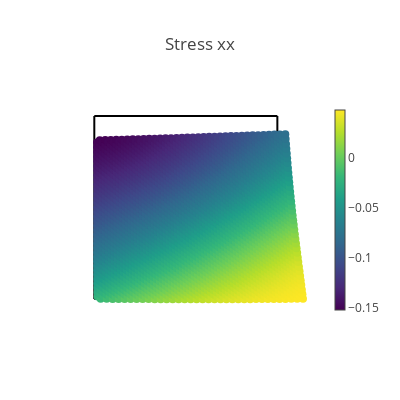
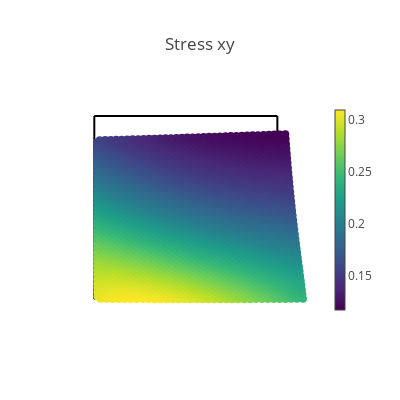
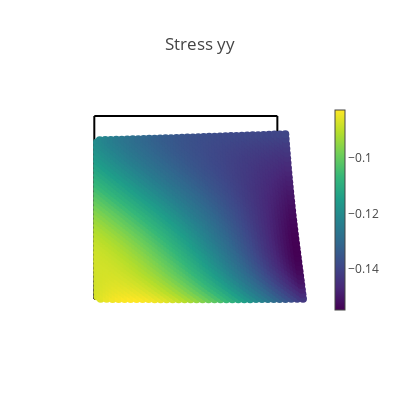
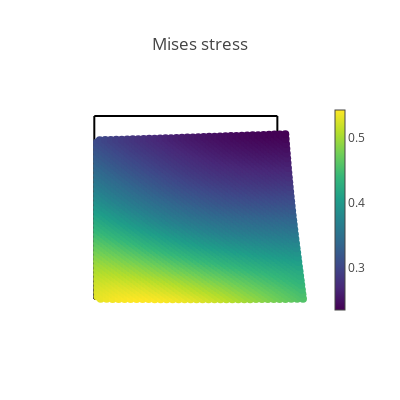

The notebook cell saved with these charts, in order:
### Markdown cell above
## Visualization of results

### Code cell
# Create a validation domain different from the training domain
val_x, val_y = np.meshgrid(np.linspace(0, 2*L, 100), np.linspace(0, 2*L, 100))
val_domain = np.vstack([val_x.ravel(), val_y.ravel()]).T

mask_right_top = np.tan(alpha)*(-val_domain[:, 0]+(1/np.tan(alpha)*3*L*np.sin(alpha))) >= val_domain[:,1]
mask_left_top = np.tan(alpha)*(val_domain[mask_right_top][:, 0]+(1/np.tan(alpha)*L*np.sin(alpha))) >= val_domain[mask_right_top][:, 1]
mask_right_bottom = np.tan(alpha)*(val_domain[mask_right_top][mask_left_top][:, 0] - (1/np.tan(alpha)*L*np.sin(alpha))) <= val_domain[mask_right_top][mask_left_top][:,1]
mask_left_bottom = np.tan(alpha)*(-val_domain[mask_right_top][mask_left_top][mask_right_bottom][:, 0] + (1/np.tan(alpha)*L*np.sin(alpha))) <= val_domain[mask_right_top][mask_left_top][mask_right_bottom][:,1]
val = torch.tensor(point_rotation(beta, val_domain[mask_right_top][mask_left_top][mask_right_bottom][mask_left_bottom]), requires_grad=True).double()


# Compute model predictions on the validation domain
disp = net(val)
def_val = val + disp
def_val = torch_point_rotation(torch.tensor(beta - 1/4*np.pi), def_val)
stress = torch.vmap(sigma)(val)
print("hallo",np.shape(stress))
#rotated_stress = torch_point_rotation(torch.tensor(beta - 1/4*np.pi), torch_point_rotation(torch.tensor(-beta + 1/4*np.pi), stress))
mises = torch.sqrt(
    stress[:, 0, 0] ** 2
    + stress[:, 1, 1] ** 2
    - stress[:, 0, 0] * stress[:, 1, 1]
    + 3 * stress[:, 0, 1] ** 2
)
# print([loss.item() for loss in compute_les(val)])

@torch.no_grad()
def make_plot(x, y, variable, title, cmap=sequential.Viridis, size=8.0):
    fig = go.Figure()

    rotated_left_top = torch_point_rotation(torch.tensor(beta - 1/4*np.pi), left_top)
    rotated_left_bottom = torch_point_rotation(torch.tensor(beta - 1/4*np.pi), left_bottom)
    rotated_right_top = torch_point_rotation(torch.tensor(beta - 1/4*np.pi), right_top)
    rotated_right_bottom = torch_point_rotation(torch.tensor(beta - 1/4*np.pi), right_bottom)


    # Plot boundaries
    m = dict(color="black")
    fig.add_trace(go.Scatter(x=rotated_left_top[:, 0], y=rotated_left_top[:, 1], mode="lines", marker=m))
    fig.add_trace(go.Scatter(x=rotated_left_bottom[:, 0], y=rotated_left_bottom[:, 1], mode="lines", marker=m))
    fig.add_trace(go.Scatter(x=rotated_right_top[:, 0], y=rotated_right_top[:, 1], mode="lines", marker=m))
    fig.add_trace(go.Scatter(x=rotated_right_bottom[:, 0], y=rotated_right_bottom[:, 1], mode="lines", marker=m))

    # Plot variable values
    m = dict(color=variable, colorscale=cmap, size=size, colorbar=dict(thickness=10))
    fig.add_trace(go.Scatter(x=x, y=y, marker=m, mode="markers"))

    # plot settings
    fig.layout.yaxis.scaleanchor = "x"
    fig.update_layout(
        template="none", width=400, height=400, title=title, showlegend=False
    )
    fig.update_xaxes(visible=False)
    fig.update_yaxes(visible=False)
    fig.show()


# Compute data error
print(np.shape(val))
s_data = func(val) 
print(np.shape(s_data))
s_pred = torch.vmap(sigma)(val)
print(np.shape(s_pred))
ds_xx = s_data[:, 0] - s_pred[:, 0, 0]
ds_yy = s_data[:, 1] - s_pred[:, 1, 1]
ds_xy = s_data[:, 2] - s_pred[:, 0, 1]


# Plot stresses
make_plot(*def_val.T, stress[:, 0, 0], "Stress xx")
make_plot(*def_val.T, stress[:, 0, 1], "Stress xy")
make_plot(*def_val.T, stress[:, 1, 1], "Stress yy")
make_plot(*def_val.T, mises, "Mises stress")

# Plot displacements
make_plot(*def_val.T, disp[:, 0], "Displacement in x", cmap=sequential.Inferno)
make_plot(*def_val.T, disp[:, 1], "Displacement in y", cmap=sequential.Inferno)

# Plot stress errors
cmap = sequential.RdBu_r
make_plot(*val[:, 0:2].T, ds_xx, "Stress error xx", size=2.0, cmap=cmap)
make_plot(*val[:, 0:2].T, ds_yy, "Stress error yy", size=2.0, cmap=cmap)
make_plot(*val[:, 0:2].T, ds_xy, "Stress error xy", size=2.0, cmap=cmap)

### Figure 1 — Plotly figure (JSON) as saved in the notebook; plotly's stock layout.template omitted (floating-point values rounded to 4 significant figures; data arrays with more than 128 entries replaced by an {"elided": "..."} marker saying what was removed)
{"data": [{"marker": {"color": "black"}, "mode": "lines", "type": "scatter", "x": [0.5, 0.5417, 0.5833, 0.625, 0.6667, 0.7083, 0.75, 0.7917, 0.8333, 0.875, 0.9167, 0.9583, 1, 1.042, 1.083, 1.125, 1.167, 1.208, 1.25, 1.292, 1.333, 1.375, 1.417, 1.458, 1.5], "y": [0.5, 0.5, 0.5, 0.5, 0.5, 0.5, 0.5, 0.5, 0.5, 0.5, 0.5, 0.5, 0.5, 0.5, 0.5, 0.5, 0.5, 0.5, 0.5, 0.5, 0.5, 0.5, 0.5, 0.5, 0.5]}, {"marker": {"color": "black"}, "mode": "lines", "type": "scatter", "x": [0.5, 0.5, 0.5, 0.5, 0.5, 0.5, 0.5, 0.5, 0.5, 0.5, 0.5, 0.5, 0.5, 0.5, 0.5, 0.5, 0.5, 0.5, 0.5, 0.5, 0.5, 0.5, 0.5, 0.5, 0.5], "y": [0.5, 0.4583, 0.4167, 0.375, 0.3333, 0.2917, 0.25, 0.2083, 0.1667, 0.125, 0.08333, 0.04167, 5.551e-17, -0.04167, -0.08333, -0.125, -0.1667, -0.2083, -0.25, -0.2917, -0.3333, -0.375, -0.4167, -0.4583, -0.5]}, {"marker": {"color": "black"}, "mode": "lines", "type": "scatter", "x": [1.5, 1.5, 1.5, 1.5, 1.5, 1.5, 1.5, 1.5, 1.5, 1.5, 1.5, 1.5, 1.5, 1.5, 1.5, 1.5, 1.5, 1.5, 1.5, 1.5, 1.5, 1.5, 1.5, 1.5, 1.5], "y": [0.5, 0.4583, 0.4167, 0.375, 0.3333, 0.2917, 0.25, 0.2083, 0.1667, 0.125, 0.08333, 0.04167, 1.11e-16, -0.04167, -0.08333, -0.125, -0.1667, -0.2083, -0.25, -0.2917, -0.3333, -0.375, -0.4167, -0.4583, -0.5]}, {"marker": {"color": "black"}, "mode": "lines", "type": "scatter", "x": [0.5, 0.5417, 0.5833, 0.625, 0.6667, 0.7083, 0.75, 0.7917, 0.8333, 0.875, 0.9167, 0.9583, 1, 1.042, 1.083, 1.125, 1.167, 1.208, 1.25, 1.292, 1.333, 1.375, 1.417, 1.458, 1.5], "y": [-0.5, -0.5, -0.5, -0.5, -0.5, -0.5, -0.5, -0.5, -0.5, -0.5, -0.5, -0.5, -0.5, -0.5, -0.5, -0.5, -0.5, -0.5, -0.5, -0.5, -0.5, -0.5, -0.5, -0.5, -0.5]}, {"marker": {"color": {"elided": "2485 float values"}, "colorbar": {"thickness": 10}, "colorscale": [[0, "#440154"], [0.1111, "#482878"], [0.2222, "#3e4989"], [0.3333, "#31688e"], [0.4444, "#26828e"], [0.5556, "#1f9e89"], [0.6667, "#35b779"], [0.7778, "#6ece58"], [0.8889, "#b5de2b"], [1, "#fde725"]], "size": 8}, "mode": "markers", "type": "scatter", "x": {"elided": "2485 float values"}, "y": {"elided": "2485 float values"}}], "layout": {"height": 400, "showlegend": false, "title": {"text": "Stress xx"}, "width": 400, "xaxis": {"visible": false}, "yaxis": {"scaleanchor": "x", "visible": false}}}

### Figure 2 — Plotly figure (JSON) as saved in the notebook; plotly's stock layout.template omitted (floating-point values rounded to 4 significant figures; data arrays with more than 128 entries replaced by an {"elided": "..."} marker saying what was removed)
{"data": [{"marker": {"color": "black"}, "mode": "lines", "type": "scatter", "x": [0.5, 0.5417, 0.5833, 0.625, 0.6667, 0.7083, 0.75, 0.7917, 0.8333, 0.875, 0.9167, 0.9583, 1, 1.042, 1.083, 1.125, 1.167, 1.208, 1.25, 1.292, 1.333, 1.375, 1.417, 1.458, 1.5], "y": [0.5, 0.5, 0.5, 0.5, 0.5, 0.5, 0.5, 0.5, 0.5, 0.5, 0.5, 0.5, 0.5, 0.5, 0.5, 0.5, 0.5, 0.5, 0.5, 0.5, 0.5, 0.5, 0.5, 0.5, 0.5]}, {"marker": {"color": "black"}, "mode": "lines", "type": "scatter", "x": [0.5, 0.5, 0.5, 0.5, 0.5, 0.5, 0.5, 0.5, 0.5, 0.5, 0.5, 0.5, 0.5, 0.5, 0.5, 0.5, 0.5, 0.5, 0.5, 0.5, 0.5, 0.5, 0.5, 0.5, 0.5], "y": [0.5, 0.4583, 0.4167, 0.375, 0.3333, 0.2917, 0.25, 0.2083, 0.1667, 0.125, 0.08333, 0.04167, 5.551e-17, -0.04167, -0.08333, -0.125, -0.1667, -0.2083, -0.25, -0.2917, -0.3333, -0.375, -0.4167, -0.4583, -0.5]}, {"marker": {"color": "black"}, "mode": "lines", "type": "scatter", "x": [1.5, 1.5, 1.5, 1.5, 1.5, 1.5, 1.5, 1.5, 1.5, 1.5, 1.5, 1.5, 1.5, 1.5, 1.5, 1.5, 1.5, 1.5, 1.5, 1.5, 1.5, 1.5, 1.5, 1.5, 1.5], "y": [0.5, 0.4583, 0.4167, 0.375, 0.3333, 0.2917, 0.25, 0.2083, 0.1667, 0.125, 0.08333, 0.04167, 1.11e-16, -0.04167, -0.08333, -0.125, -0.1667, -0.2083, -0.25, -0.2917, -0.3333, -0.375, -0.4167, -0.4583, -0.5]}, {"marker": {"color": "black"}, "mode": "lines", "type": "scatter", "x": [0.5, 0.5417, 0.5833, 0.625, 0.6667, 0.7083, 0.75, 0.7917, 0.8333, 0.875, 0.9167, 0.9583, 1, 1.042, 1.083, 1.125, 1.167, 1.208, 1.25, 1.292, 1.333, 1.375, 1.417, 1.458, 1.5], "y": [-0.5, -0.5, -0.5, -0.5, -0.5, -0.5, -0.5, -0.5, -0.5, -0.5, -0.5, -0.5, -0.5, -0.5, -0.5, -0.5, -0.5, -0.5, -0.5, -0.5, -0.5, -0.5, -0.5, -0.5, -0.5]}, {"marker": {"color": {"elided": "2485 float values"}, "colorbar": {"thickness": 10}, "colorscale": [[0, "#440154"], [0.1111, "#482878"], [0.2222, "#3e4989"], [0.3333, "#31688e"], [0.4444, "#26828e"], [0.5556, "#1f9e89"], [0.6667, "#35b779"], [0.7778, "#6ece58"], [0.8889, "#b5de2b"], [1, "#fde725"]], "size": 8}, "mode": "markers", "type": "scatter", "x": {"elided": "2485 float values"}, "y": {"elided": "2485 float values"}}], "layout": {"height": 400, "showlegend": false, "title": {"text": "Stress xy"}, "width": 400, "xaxis": {"visible": false}, "yaxis": {"scaleanchor": "x", "visible": false}}}

### Figure 3 — Plotly figure (JSON) as saved in the notebook; plotly's stock layout.template omitted (floating-point values rounded to 4 significant figures; data arrays with more than 128 entries replaced by an {"elided": "..."} marker saying what was removed)
{"data": [{"marker": {"color": "black"}, "mode": "lines", "type": "scatter", "x": [0.5, 0.5417, 0.5833, 0.625, 0.6667, 0.7083, 0.75, 0.7917, 0.8333, 0.875, 0.9167, 0.9583, 1, 1.042, 1.083, 1.125, 1.167, 1.208, 1.25, 1.292, 1.333, 1.375, 1.417, 1.458, 1.5], "y": [0.5, 0.5, 0.5, 0.5, 0.5, 0.5, 0.5, 0.5, 0.5, 0.5, 0.5, 0.5, 0.5, 0.5, 0.5, 0.5, 0.5, 0.5, 0.5, 0.5, 0.5, 0.5, 0.5, 0.5, 0.5]}, {"marker": {"color": "black"}, "mode": "lines", "type": "scatter", "x": [0.5, 0.5, 0.5, 0.5, 0.5, 0.5, 0.5, 0.5, 0.5, 0.5, 0.5, 0.5, 0.5, 0.5, 0.5, 0.5, 0.5, 0.5, 0.5, 0.5, 0.5, 0.5, 0.5, 0.5, 0.5], "y": [0.5, 0.4583, 0.4167, 0.375, 0.3333, 0.2917, 0.25, 0.2083, 0.1667, 0.125, 0.08333, 0.04167, 5.551e-17, -0.04167, -0.08333, -0.125, -0.1667, -0.2083, -0.25, -0.2917, -0.3333, -0.375, -0.4167, -0.4583, -0.5]}, {"marker": {"color": "black"}, "mode": "lines", "type": "scatter", "x": [1.5, 1.5, 1.5, 1.5, 1.5, 1.5, 1.5, 1.5, 1.5, 1.5, 1.5, 1.5, 1.5, 1.5, 1.5, 1.5, 1.5, 1.5, 1.5, 1.5, 1.5, 1.5, 1.5, 1.5, 1.5], "y": [0.5, 0.4583, 0.4167, 0.375, 0.3333, 0.2917, 0.25, 0.2083, 0.1667, 0.125, 0.08333, 0.04167, 1.11e-16, -0.04167, -0.08333, -0.125, -0.1667, -0.2083, -0.25, -0.2917, -0.3333, -0.375, -0.4167, -0.4583, -0.5]}, {"marker": {"color": "black"}, "mode": "lines", "type": "scatter", "x": [0.5, 0.5417, 0.5833, 0.625, 0.6667, 0.7083, 0.75, 0.7917, 0.8333, 0.875, 0.9167, 0.9583, 1, 1.042, 1.083, 1.125, 1.167, 1.208, 1.25, 1.292, 1.333, 1.375, 1.417, 1.458, 1.5], "y": [-0.5, -0.5, -0.5, -0.5, -0.5, -0.5, -0.5, -0.5, -0.5, -0.5, -0.5, -0.5, -0.5, -0.5, -0.5, -0.5, -0.5, -0.5, -0.5, -0.5, -0.5, -0.5, -0.5, -0.5, -0.5]}, {"marker": {"color": {"elided": "2485 float values"}, "colorbar": {"thickness": 10}, "colorscale": [[0, "#440154"], [0.1111, "#482878"], [0.2222, "#3e4989"], [0.3333, "#31688e"], [0.4444, "#26828e"], [0.5556, "#1f9e89"], [0.6667, "#35b779"], [0.7778, "#6ece58"], [0.8889, "#b5de2b"], [1, "#fde725"]], "size": 8}, "mode": "markers", "type": "scatter", "x": {"elided": "2485 float values"}, "y": {"elided": "2485 float values"}}], "layout": {"height": 400, "showlegend": false, "title": {"text": "Stress yy"}, "width": 400, "xaxis": {"visible": false}, "yaxis": {"scaleanchor": "x", "visible": false}}}

### Figure 4 — Plotly figure (JSON) as saved in the notebook; plotly's stock layout.template omitted (floating-point values rounded to 4 significant figures; data arrays with more than 128 entries replaced by an {"elided": "..."} marker saying what was removed)
{"data": [{"marker": {"color": "black"}, "mode": "lines", "type": "scatter", "x": [0.5, 0.5417, 0.5833, 0.625, 0.6667, 0.7083, 0.75, 0.7917, 0.8333, 0.875, 0.9167, 0.9583, 1, 1.042, 1.083, 1.125, 1.167, 1.208, 1.25, 1.292, 1.333, 1.375, 1.417, 1.458, 1.5], "y": [0.5, 0.5, 0.5, 0.5, 0.5, 0.5, 0.5, 0.5, 0.5, 0.5, 0.5, 0.5, 0.5, 0.5, 0.5, 0.5, 0.5, 0.5, 0.5, 0.5, 0.5, 0.5, 0.5, 0.5, 0.5]}, {"marker": {"color": "black"}, "mode": "lines", "type": "scatter", "x": [0.5, 0.5, 0.5, 0.5, 0.5, 0.5, 0.5, 0.5, 0.5, 0.5, 0.5, 0.5, 0.5, 0.5, 0.5, 0.5, 0.5, 0.5, 0.5, 0.5, 0.5, 0.5, 0.5, 0.5, 0.5], "y": [0.5, 0.4583, 0.4167, 0.375, 0.3333, 0.2917, 0.25, 0.2083, 0.1667, 0.125, 0.08333, 0.04167, 5.551e-17, -0.04167, -0.08333, -0.125, -0.1667, -0.2083, -0.25, -0.2917, -0.3333, -0.375, -0.4167, -0.4583, -0.5]}, {"marker": {"color": "black"}, "mode": "lines", "type": "scatter", "x": [1.5, 1.5, 1.5, 1.5, 1.5, 1.5, 1.5, 1.5, 1.5, 1.5, 1.5, 1.5, 1.5, 1.5, 1.5, 1.5, 1.5, 1.5, 1.5, 1.5, 1.5, 1.5, 1.5, 1.5, 1.5], "y": [0.5, 0.4583, 0.4167, 0.375, 0.3333, 0.2917, 0.25, 0.2083, 0.1667, 0.125, 0.08333, 0.04167, 1.11e-16, -0.04167, -0.08333, -0.125, -0.1667, -0.2083, -0.25, -0.2917, -0.3333, -0.375, -0.4167, -0.4583, -0.5]}, {"marker": {"color": "black"}, "mode": "lines", "type": "scatter", "x": [0.5, 0.5417, 0.5833, 0.625, 0.6667, 0.7083, 0.75, 0.7917, 0.8333, 0.875, 0.9167, 0.9583, 1, 1.042, 1.083, 1.125, 1.167, 1.208, 1.25, 1.292, 1.333, 1.375, 1.417, 1.458, 1.5], "y": [-0.5, -0.5, -0.5, -0.5, -0.5, -0.5, -0.5, -0.5, -0.5, -0.5, -0.5, -0.5, -0.5, -0.5, -0.5, -0.5, -0.5, -0.5, -0.5, -0.5, -0.5, -0.5, -0.5, -0.5, -0.5]}, {"marker": {"color": {"elided": "2485 float values"}, "colorbar": {"thickness": 10}, "colorscale": [[0, "#440154"], [0.1111, "#482878"], [0.2222, "#3e4989"], [0.3333, "#31688e"], [0.4444, "#26828e"], [0.5556, "#1f9e89"], [0.6667, "#35b779"], [0.7778, "#6ece58"], [0.8889, "#b5de2b"], [1, "#fde725"]], "size": 8}, "mode": "markers", "type": "scatter", "x": {"elided": "2485 float values"}, "y": {"elided": "2485 float values"}}], "layout": {"height": 400, "showlegend": false, "title": {"text": "Mises stress"}, "width": 400, "xaxis": {"visible": false}, "yaxis": {"scaleanchor": "x", "visible": false}}}
